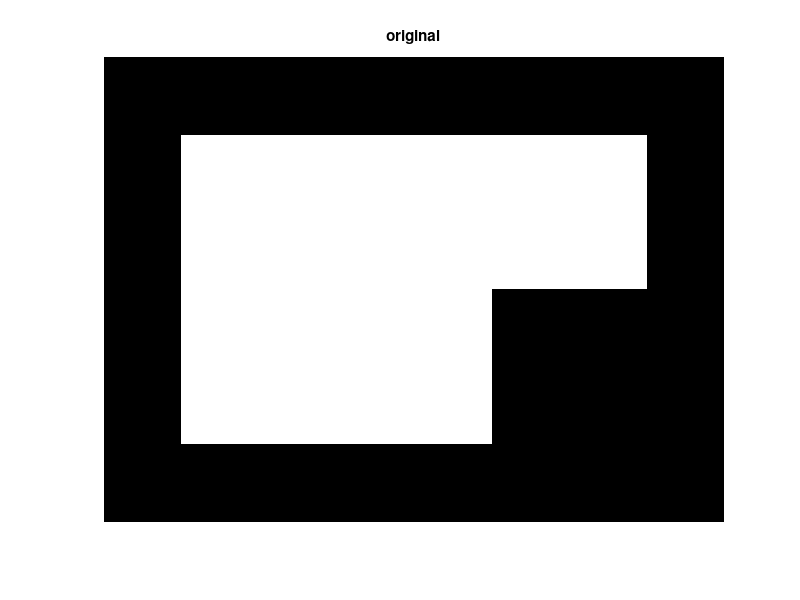
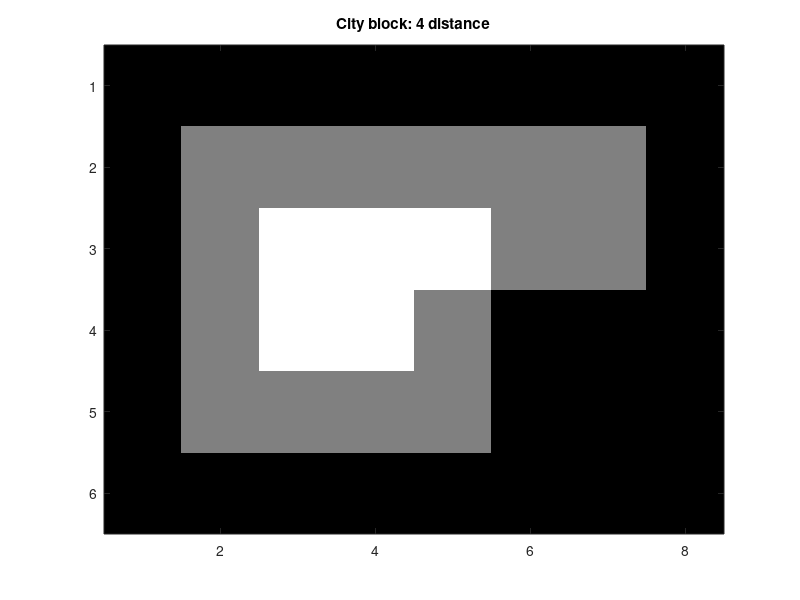
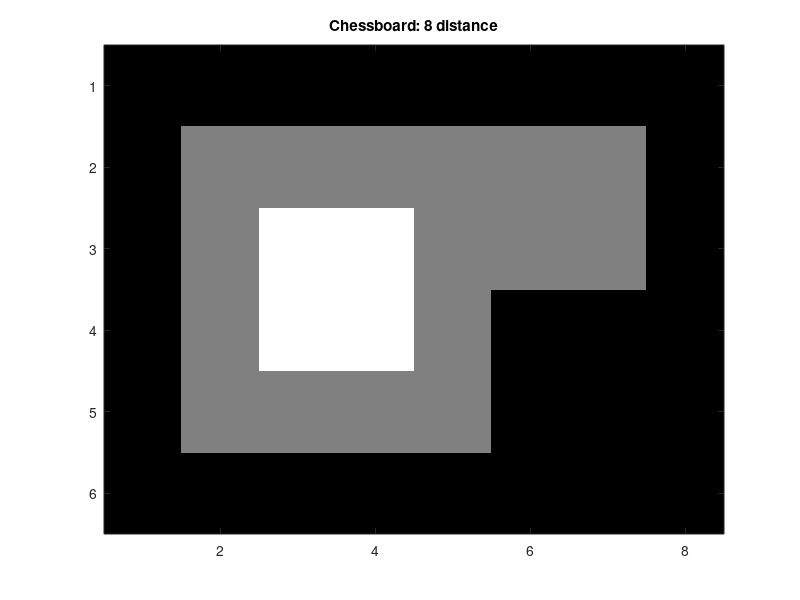
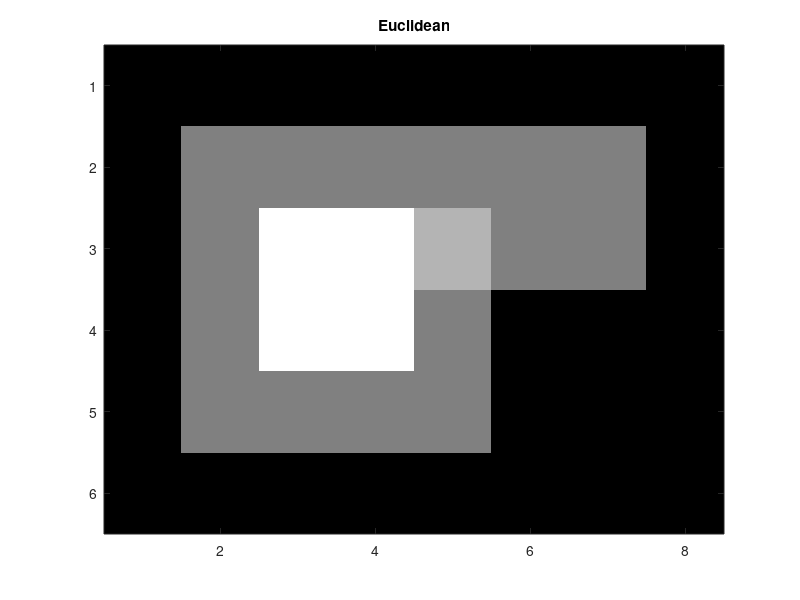

MATLAB code for these plots, in order:
% w3q.m : Distance transformation: bwdist (lecture slide example)
close all, clear all
A=[0 0 0 0 0 0 0 0; 0 1 1 1 1 1 1 0; 0 1 1 1 1 1 1 0; ...
   0 1 1 1 1 0 0 0; 0 1 1 1 1 0 0 0; 0 0 0 0 0 0 0 0]
%complement of the matrix is necessary to obtain the distance for the pixel
%inside the objects
AC=imcomplement(A);

[D4,L4] = bwdist(AC,'cityblock'); D4
[D8,L8] = bwdist(AC,'chessboard'); D8
[DE,LE] = bwdist(AC); DE % Euclidean distance is default
figure(1),imshow(imresize(A,48,'nearest')),title('original')
figure(2), subimage(mat2gray(D4)), title('City block: 4 distance')       
figure(3), subimage(mat2gray(D8)), title('Chessboard: 8 distance') 
figure(4), subimage(mat2gray(DE)), title('Euclidean')     
